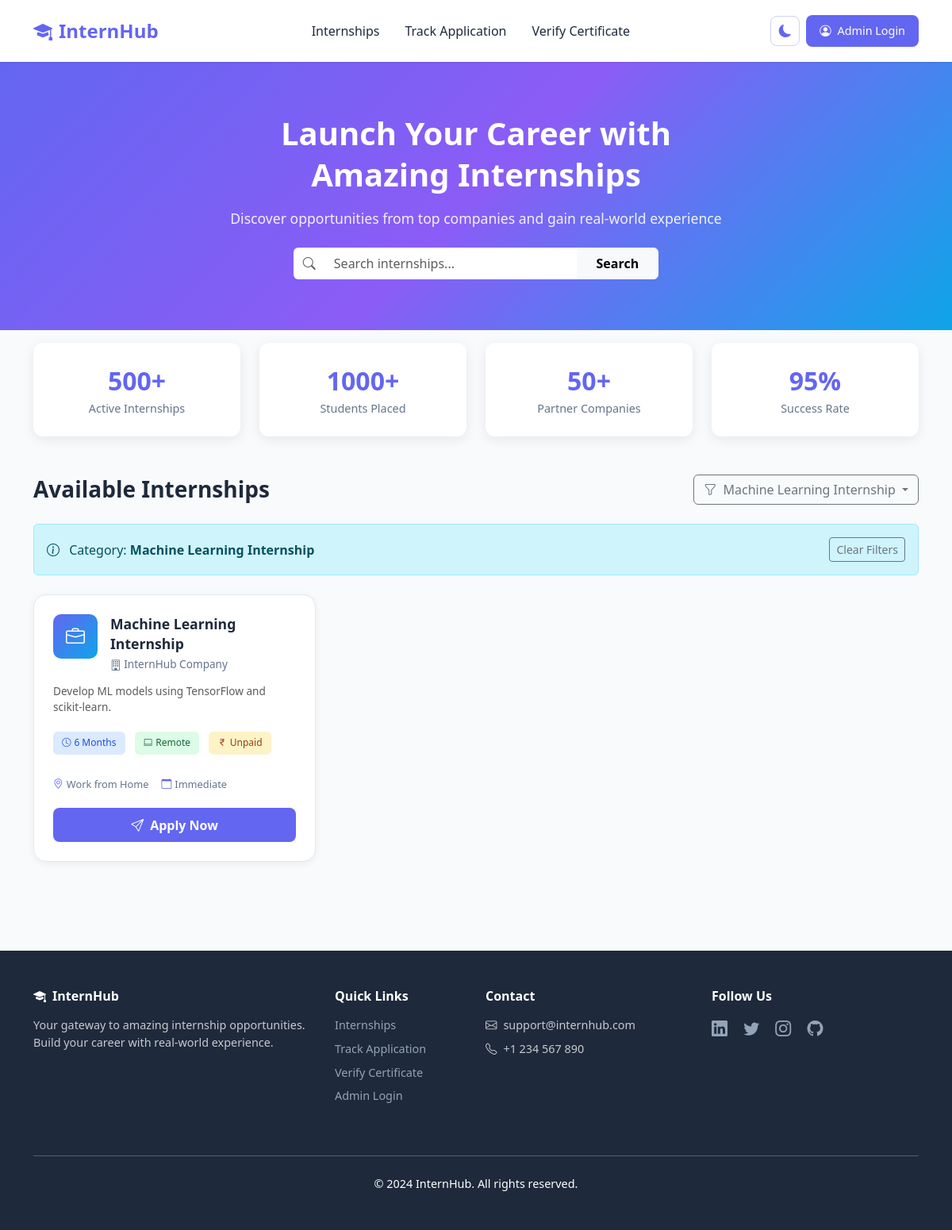
The app's page /index.php?category=Machine Learning Internship with its own data.
### tables this page shows
CREATE TABLE internships (
  id INT AUTO_INCREMENT PRIMARY KEY,
  title VARCHAR(100),
  description TEXT,
  duration VARCHAR(50)
);

### index.php (the view, shortened to what this page needs)
<?php
require 'includes/db.php';
$search = isset($_GET['search']) ? trim($_GET['search']) : '';
$category = isset($_GET['category']) ? trim($_GET['category']) : '';
$sql = "SELECT * FROM internships WHERE 1=1";
$params = [];
if (!empty($category) && $category !== 'all') {
    $sql .= " AND title LIKE :category";
    $params[':category'] = '%' . $category . '%';
}
$sql .= " ORDER BY id DESC";
$stmt = $conn->prepare($sql);
$stmt->execute($params);
$result = $stmt->fetchAll();
?>
<!DOCTYPE html>
<html lang="en">
<head>
  <link rel="stylesheet" href="https://cdn.jsdelivr.net/npm/bootstrap@5.3.0/dist/css/bootstrap.min.css">
  <link rel="stylesheet" href="https://cdn.jsdelivr.net/npm/bootstrap-icons@1.11.0/font/bootstrap-icons.css">
</head>
<body>
  <nav class="navbar navbar-expand-lg sticky-top">
    <div class="container">
      <a class="navbar-brand" href="index.php"><i class="bi bi-mortarboard-fill me-2"></i>InternHub</a>
      <div class="collapse navbar-collapse" id="navbarNav">
        <ul class="navbar-nav mx-auto">
          <li class="nav-item"><a class="nav-link active" href="index.php">Internships</a></li>
          <li class="nav-item"><a class="nav-link" href="track_application.php">Track Application</a></li>
          <li class="nav-item"><a class="nav-link" href="verify_certificate.php">Verify Certificate</a></li>
        </ul>
        <button class="theme-toggle me-2" onclick="toggleTheme()" title="Toggle Dark Mode">
          <i class="bi bi-moon-fill" id="themeIcon"></i>
        </button>
        <a href="admin/login.php" class="btn btn-login"><i class="bi bi-person-circle me-1"></i> Admin Login</a>
      </div>
    </div>
  </nav>
  <section class="hero">
    <div class="container text-center">
      <h1>Launch Your Career with<br>Amazing Internships</h1>
      <p class="mt-3">Discover opportunities from top companies and gain real-world experience</p>
      <form method="get" class="mt-4">
        <div class="row justify-content-center g-2">
          <div class="col-md-6 col-lg-5">
            <div class="input-group">
              <span class="input-group-text bg-white border-0"><i class="bi bi-search text-muted"></i></span>
              <input type="text" name="search" class="form-control border-0 py-2" placeholder="Search internships..."
                     value="<?= htmlspecialchars($search) ?>">
              <button type="submit" class="btn btn-light fw-semibold px-4">Search</button>
            </div>
          </div>
        </div>
      </form>
    </div>
  </section>
  <section class="stats mt-3">
    <div class="container">
      <div class="row g-4 justify-content-center">
        <div class="col-md-3 col-6">
          <div class="stat-item">
            <div class="stat-number">500+</div>
            <div class="stat-label">Active Internships</div>
          </div>
        </div>
        <div class="col-md-3 col-6">
          <div class="stat-item">
            <div class="stat-number">1000+</div>
            <div class="stat-label">Students Placed</div>
          </div>
        </div>
        <div class="col-md-3 col-6">
          <div class="stat-item">
            <div class="stat-number">50+</div>
            <div class="stat-label">Partner Companies</div>
          </div>
        </div>
        <div class="col-md-3 col-6">
          <div class="stat-item">
            <div class="stat-number">95%</div>
            <div class="stat-label">Success Rate</div>
          </div>
        </div>
      </div>
    </div>
  </section>
  <section class="py-5">
    <div class="container">
      <div class="d-flex justify-content-between align-items-center mb-4">
        <h2 class="section-title mb-0">Available Internships</h2>
        <div class="dropdown">
          <button class="btn btn-outline-secondary dropdown-toggle" type="button" data-bs-toggle="dropdown">
            <i class="bi bi-funnel me-1"></i> <?= $category && $category !== 'all' ? htmlspecialchars(ucfirst($category)) : 'Filter' ?>
          </button>
        </div>
      </div>
      <?php if (!empty($search) || (!empty($category) && $category !== 'all')): ?>
      <div class="alert alert-info d-flex justify-content-between align-items-center mb-4">
        <span>
          <i class="bi bi-info-circle me-2"></i>
          <?php if (!empty($category) && $category !== 'all'): ?>
            <?= !empty($search) ? ' in ' : '' ?>Category: <strong><?= htmlspecialchars(ucfirst($category)) ?></strong>
          <?php endif; ?>
        </span>
        <a href="index.php" class="btn btn-sm btn-outline-secondary">Clear Filters</a>
      </div>
      <?php endif; ?>
      <div class="row g-4">
        <?php foreach ($result as $row): $hasResults = true; ?>
          <?php
            $icon = 'bi-briefcase';
          ?>
          <div class="col-lg-4 col-md-6">
            <div class="internship-card">
              <div class="d-flex align-items-start">
                <div class="company-logo me-3">
                  <i class="bi <?= $icon ?>"></i>
                </div>
                <div class="flex-grow-1">
                  <h5 class="internship-title"><?= htmlspecialchars($row['title']) ?></h5>
                  <p class="company-name mb-0"><i class="bi bi-building"></i> InternHub Company</p>
                </div>
              </div>
              <p class="text-muted internship-desc"><?= htmlspecialchars($row['description']) ?></p>
              <div class="tags-container">
                <span class="tag tag-duration"><i class="bi bi-clock"></i><?= htmlspecialchars($row['duration']) ?></span>
                <span class="tag tag-type"><i class="bi bi-laptop"></i>Remote</span>
                <span class="tag tag-mode"><i class="bi bi-currency-rupee"></i>Unpaid</span>
              </div>
              <div class="internship-meta">
                <span><i class="bi bi-geo-alt"></i>Work from Home</span>
                <span><i class="bi bi-calendar"></i>Immediate</span>
              </div>
              <a href="apply.php?id=<?= (int)$row['id'] ?>" class="btn btn-apply">
                <i class="bi bi-send"></i>Apply Now
              </a>
            </div>
          </div>
        <?php endforeach; ?>
      </div>
    </div>
  </section>
  <footer class="footer">
    <div class="container">
      <div class="row">
        <div class="col-md-4 mb-4">
          <h5 class="fw-bold mb-3"><i class="bi bi-mortarboard-fill me-2"></i>InternHub</h5>
          <p class="text-white opacity-75">Your gateway to amazing internship opportunities. Build your career with real-world experience.</p>
        </div>
        <div class="col-md-2 mb-4">
          <h6 class="fw-bold mb-3">Quick Links</h6>
          <ul class="list-unstyled">
            <li class="mb-2"><a href="index.php">Internships</a></li>
            <li class="mb-2"><a href="track_application.php">Track Application</a></li>
            <li class="mb-2"><a href="verify_certificate.php">Verify Certificate</a></li>
            <li class="mb-2"><a href="admin/login.php">Admin Login</a></li>
          </ul>
        </div>
        <div class="col-md-3 mb-4">
          <h6 class="fw-bold mb-3">Contact</h6>
          <ul class="list-unstyled">
            <li class="mb-2 text-white opacity-75"><i class="bi bi-envelope me-2"></i>support@internhub.com</li>
            <li class="mb-2 text-white opacity-75"><i class="bi bi-telephone me-2"></i>+1 234 567 890</li>
          </ul>
        </div>
        <div class="col-md-3 mb-4">
          <h6 class="fw-bold mb-3">Follow Us</h6>
          <a href="#" class="me-3"><i class="bi bi-linkedin fs-5"></i></a>
          <a href="#" class="me-3"><i class="bi bi-twitter fs-5"></i></a>
          <a href="#" class="me-3"><i class="bi bi-instagram fs-5"></i></a>
          <a href="#"><i class="bi bi-github fs-5"></i></a>
        </div>
      </div>
      <hr class="my-4 opacity-25">
      <p class="text-center text-white mb-0">&copy; 2024 InternHub. All rights reserved.</p>
    </div>
  </footer>
</body>
</html>

### records on screen
internships: title "Machine Learning Internship", description "Develop ML models using TensorFlow and scikit-learn.", duration "6 Months"

### other values on screen
$category "Machine Learning Internship"
